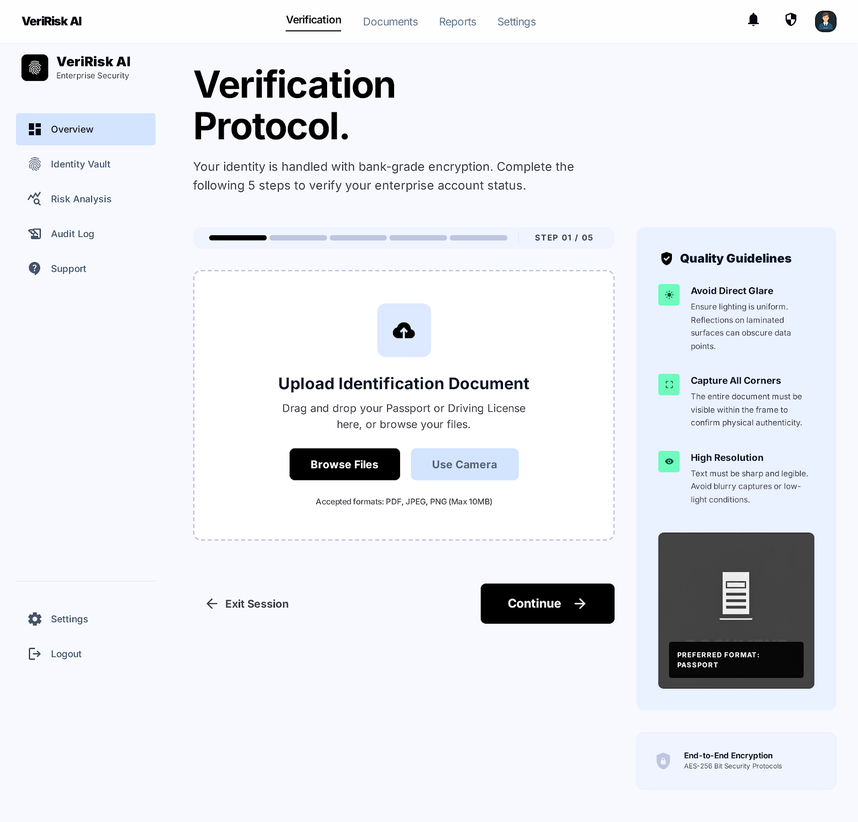
#> input picture frontend/veririsk_ai_id_upload/screen.png, 858 x 822 px, shrunk from 1600 x 1534 before the run
$ python -i watermark_detector.py   (imports and definitions only)
#> lines starting #> are read from the running program, lines starting #| are printed output that depends on the picture
import cv2
import numpy as np
from PIL import Image, ExifTags


class WatermarkDetector:
    def __init__(self):
        # Tunable thresholds
        self.sd_threshold = 0.6
        self.block_threshold = 0.02
        self.score_threshold = 0.6

    # ---------------------------
    # MAIN ENTRY
    # ---------------------------
    def analyze(self, image: np.ndarray) -> dict:
        """
        Args:
            image: BGR image (OpenCV format)

        Returns:
            dict with watermark-related signals
        """

        sd_flag, sd_score = self._detect_sd_pattern(image)
        compression_flag = self._detect_compression(image)
        metadata_flag = self._check_metadata(image)

        watermark_score = (
            0.6 * sd_score +
            0.2 * float(compression_flag) +
            0.2 * float(metadata_flag)
        )

        watermark_score = float(np.clip(watermark_score, 0.0, 1.0))

        watermark_detected = watermark_score >= self.score_threshold

        return {
            "sd_pattern_detected": sd_flag,
            "compression_tamper_flag": compression_flag,
            "metadata_flag": metadata_flag,
            "watermark_score": watermark_score,
            "watermark_detected": watermark_detected,
        }

    def detect(self, image: np.ndarray) -> dict:
        return self.analyze(image)

    # ---------------------------
    # 1. SD PATTERN (FFT)
    # ---------------------------
    def _detect_sd_pattern(self, image: np.ndarray):
        try:
            gray = cv2.cvtColor(image, cv2.COLOR_BGR2GRAY)

            # FFT
            fft = np.fft.fft2(gray)
            fft_shift = np.fft.fftshift(fft)
            magnitude = np.log(np.abs(fft_shift) + 1)

            # Normalize
            magnitude = cv2.normalize(magnitude, None, 0, 1, cv2.NORM_MINMAX)

            h, w = magnitude.shape
            ch, cw = h // 2, w // 2

            # Remove low-frequency center
            radius = int(min(h, w) * 0.1)
            mask = np.ones_like(magnitude)
            mask[ch-radius:ch+radius, cw-radius:cw+radius] = 0

            high_freq = magnitude * mask

            mean_val = np.mean(high_freq)
            max_val = np.max(high_freq)

            if mean_val == 0:
                return False, 0.0

            peak_ratio = max_val / (mean_val + 1e-6)

            # Normalize
            score = min(peak_ratio / 10.0, 1.0)

            return score > self.sd_threshold, float(score)

        except Exception:
            return False, 0.0

    # ---------------------------
    # 2. COMPRESSION DETECTION
    # ---------------------------
    def _detect_compression(self, image: np.ndarray):
        try:
            gray = cv2.cvtColor(image, cv2.COLOR_BGR2GRAY)
            h, w = gray.shape

            block = 8
            v_diff = 0
            h_diff = 0

            for i in range(block, h, block):
                v_diff += np.sum(np.abs(gray[i, :] - gray[i - 1, :]))

            for j in range(block, w, block):
                h_diff += np.sum(np.abs(gray[:, j] - gray[:, j - 1]))

            score = (v_diff + h_diff) / (h * w)

            return score > self.block_threshold

        except Exception:
            return False

    # ---------------------------
    # 3. METADATA CHECK
    # ---------------------------
    def _check_metadata(self, image: np.ndarray):
        try:
            pil_img = Image.fromarray(cv2.cvtColor(image, cv2.COLOR_BGR2RGB))
            exif = pil_img.getexif()

            if exif is None or len(exif) == 0:
                return False

            for tag_id, value in exif.items():
                tag = ExifTags.TAGS.get(tag_id, tag_id)
                if tag == "Software":
                    return True

            return False

        except Exception:
            return False

>>> import cv2
>>> picture = cv2.imread('../../../frontend/veririsk_ai_id_upload/screen.png')
#> picture is the input picture: shape (822, 858, 3); mean B, G, R 240, 234.4, 232.4
>>> result = WatermarkDetector().analyze(picture)
#> in _detect_sd_pattern, `magnitude = np.log(np.abs(fft_shift) + 1)`:
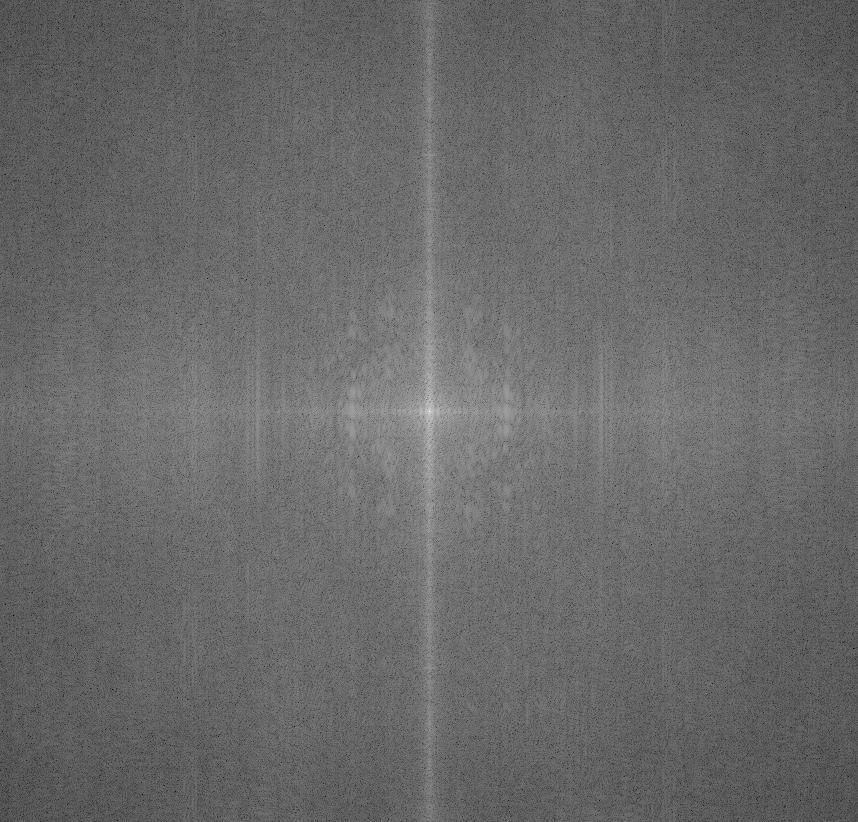
#> magnitude: shape (822, 858) float64; min 1.98, max 18.92, mean 8.97; drawn with min black and max white
#> in _detect_sd_pattern, `high_freq = magnitude * mask`:
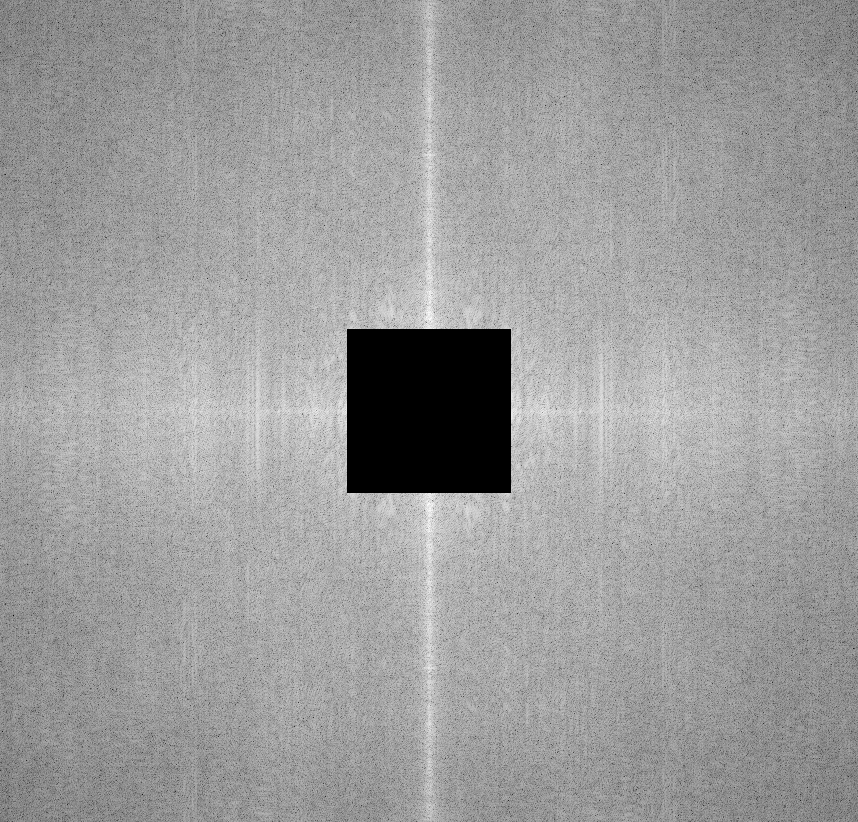
#> high_freq: shape (822, 858) float64; min -6.91e-18, max 0.64, mean 0.393; drawn with min black and max white
#> in _detect_sd_pattern, `mean_val = np.mean(high_freq)`: mean_val = 0.393
#> in _detect_sd_pattern, `max_val = np.max(high_freq)`: max_val = 0.64
#> in _detect_sd_pattern, `peak_ratio = max_val / (mean_val + 1e-6)`: peak_ratio = 1.63
#> in _detect_sd_pattern, `score = min(peak_ratio / 10.0, 1.0)`: score = 0.163
#> in analyze, `sd_flag, sd_score = self._detect_sd_pattern(image)`: sd_flag = False; sd_score = 0.163
#> the loop in _detect_compression, `for i in range(block, h, block):` made 102 passes
#> v_diff on passes 1 to 12: 2533, 23894, 66028, 75520, 75520, 75520, 88396, 99282, 114900, 162334, 170021, 198999
#> after the loop in _detect_compression, `for i in range(block, h, block):`: v_diff = 1188858
#> the loop in _detect_compression, `for j in range(block, w, block):` made 107 passes
#> h_diff on passes 1 to 12: 0, 7758, 15256, 33548, 47450, 53394, 65987, 79025, 91554, 105152, 113640, 118306
#> after the loop in _detect_compression, `for j in range(block, w, block):`: h_diff = 1193645
#> in _detect_compression, `score = (v_diff + h_diff) / (h * w)`: score = 3.38
#> in analyze, `compression_flag = self._detect_compression(image)`: compression_flag = True
#> in analyze, `metadata_flag = self._check_metadata(image)`: metadata_flag = False
#> in analyze, `watermark_score = ( 0.6 * sd_score + 0.2 * float(compression_flag) + 0..`: watermark_score = 0.298
#> in analyze, `watermark_detected = watermark_score >= self.score_threshold`: watermark_detected = False
#> result = {'sd_pattern_detected': False, 'compression_tamper_flag': True, 'metadata_flag': False, 'watermark_score': 0.298, 'watermark_detected': False}
